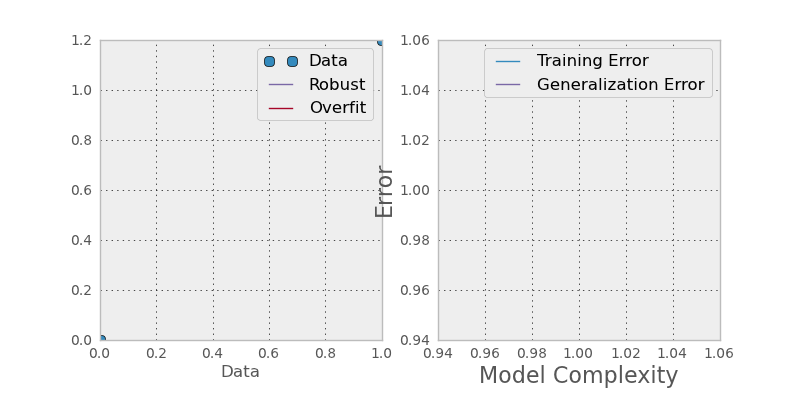

This figure's Python source:
import os
import pandas as pd
import numpy as np
import statsmodels.formula.api as smf
import matplotlib
import matplotlib.pyplot as pp

# Set pandas matplotlib style
matplotlib.rcParams.update(pd.tools.plotting.mpl_stylesheet)
matplotlib.rcParams.update({'font.family':'sans-serif'})

pp.figure(figsize=(8,4))

pp.subplot(121)

pd.DataFrame(data=dict(x=[0,1], y=[0,1.2])).plot(x='x', y='y', style='.', ms=15, label='Data')
pp.plot([1], [1], label='Robust')
pp.plot([1], [1], label='Overfit')

pp.legend()

pp.subplot(122)
pp.plot([1], [1], label='Training Error')
pp.plot([1], [1], label='Generalization Error')


pp.xlabel('Model Complexity', size=16)
pp.ylabel('Error', size=16)
pp.legend()

pp.gcf().subplots_adjust(bottom=0.15)
pp.savefig('text.png')
#os.system('open text.png')
